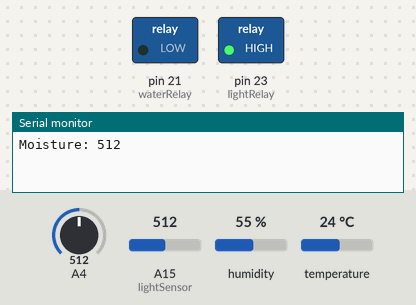
A sketch run on a simulated Arduino Mega 2560, built with avr-gcc and run on an emulated ATmega2560. Parts: switched loads named in the sketch (green lamp = pin HIGH), the last lines printed to the serial monitor. The inputs (shaded band) are chosen by the test bench; at power-on: A4 = 512, A15 (lightSensor) = 512, humidity 55 %, temperature 24 °C.

Above: at 0.1 s.
At 2.1 s:
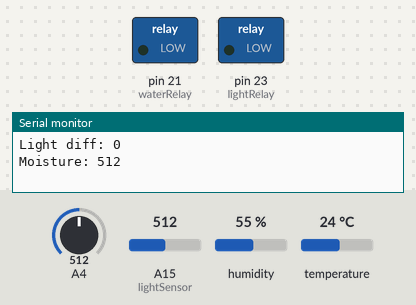
Timing chart, 0 to 3.6 s (numbered marks = the images above):
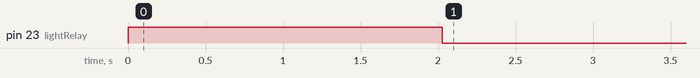

The sketch:

sensor_actuator_test.ino
```cpp
#include "DHT.h"

#define DHTPIN 4     // Digital pin connected to the DHT sensor
#define DHTTYPE DHT11   // DHT 11
#define waterRelay 21
#define moistSensor 36 // NEEDS TO BE 36
#define lightSensor 15
#define lightRelay 23

DHT dht(DHTPIN, DHTTYPE);

int lightInit;  // initial value
int lightVal;

void setup() {
  Serial.begin(115200);
  pinMode(waterRelay, OUTPUT);
  pinMode(lightRelay, OUTPUT);
  pinMode(lightRelay, OUTPUT);

  lightInit = analogRead(lightSensor);
  //we will take a single reading from the light sensor and store it in the lightCal
  //variable. This will give us a prelinary value to compare against in the loop
  digitalWrite(waterRelay, HIGH);
  digitalWrite(lightRelay, HIGH);
  dht.begin();
}

void loop() {
  int moisture = analogRead(moistSensor); // lower is wetter, higher is dryer about 1000-3000
  Serial.print("Moisture: ");
  Serial.println(moisture);
  if (moisture < 2500) { // more wet
    digitalWrite(waterRelay, LOW);
    //Serial.println("Relay on");
  } else {
    digitalWrite(waterRelay, HIGH);
    //Serial.println("Relay off");
  }
  delay(2000);

  // Reading temperature or humidity takes about 250 milliseconds!
  // Sensor readings may also be up to 2 seconds 'old' (its a very slow sensor)
  float h = dht.readHumidity();
  // Read temperature as Celsius (the default)
  float t = dht.readTemperature();
  // Read temperature as Fahrenheit (isFahrenheit = true)
  float f = dht.readTemperature(true);

  // Check if any reads failed and exit early (to try again).
  if (isnan(h) || isnan(t) || isnan(f)) {
    Serial.println(F("Failed to read from DHT sensor!"));
    return;
  }

  // Compute heat index in Fahrenheit (the default)
  float hif = dht.computeHeatIndex(f, h);
  // Compute heat index in Celsius (isFahreheit = false)
  float hic = dht.computeHeatIndex(t, h, false);

  Serial.print(F("Humidity: "));
  Serial.print(h);
  Serial.print(F("%  Temperature: "));
  Serial.print(t);
  Serial.print(F("°C "));
  Serial.print(f);
  Serial.print(F("°F  Heat index: "));
  Serial.print(hic);
  Serial.print(F("°C "));
  Serial.print(hif);
  Serial.println(F("°F"));

  int lightVal = analogRead(lightSensor);
  Serial.print("Light diff: ");
  Serial.println(lightVal - lightInit);
  if(lightVal - lightInit <  50)
  {
    digitalWrite(lightRelay, LOW); // turn on light
  }
  else
  {
    digitalWrite(lightRelay, HIGH); // turn off light
  }
}
```

Measured:
- by itself, pin 23 (lightRelay): HIGH → LOW at 2.0 s
